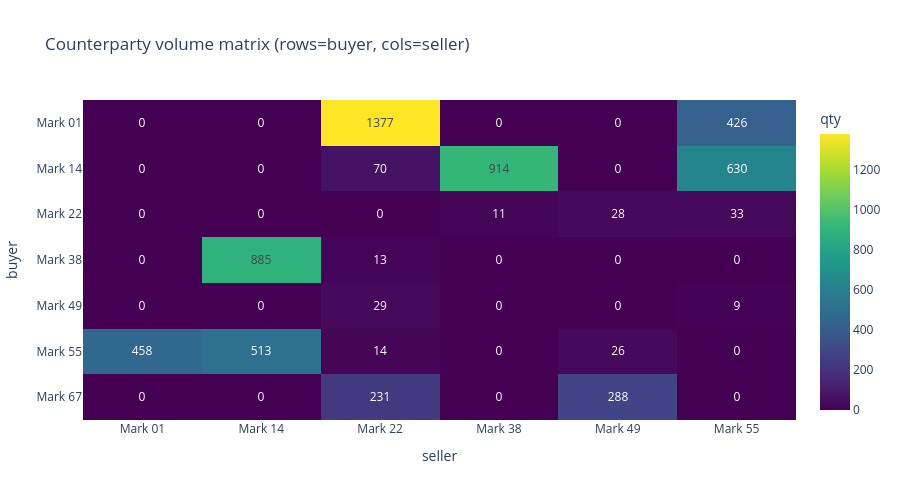

Notebook source saved alongside this figure:
### Markdown cell above
### 2. Bot 之间的对手矩阵

对每对 (buyer, seller) 统计成交次数 / 总量。可以看出哪些 bot 经常作为彼此对手 — 暗示策略层的耦合关系。

### Code cell
matrix = (
    trades.group_by(['buyer', 'seller']).agg([pl.len().alias('n'), pl.col('quantity').sum().alias('qty')])
)
import pandas as pd
pivot_qty = matrix.to_pandas().pivot(index='buyer', columns='seller', values='qty').fillna(0)
fig = px.imshow(
    pivot_qty, text_auto=True, aspect='auto', color_continuous_scale='Viridis',
    labels=dict(x='seller', y='buyer', color='qty'),
    title='Counterparty volume matrix (rows=buyer, cols=seller)',
)
fig.update_layout(height=500)
fig.show()

### Figure 1 — Plotly figure (JSON) as saved in the notebook; plotly's stock layout.template omitted (floating-point values rounded to 4 significant figures)
{"data": [{"coloraxis": "coloraxis", "hovertemplate": "seller: %{x}<br>buyer: %{y}<br>qty: %{z}<extra></extra>", "name": "0", "texttemplate": "%{z}", "type": "heatmap", "x": ["Mark 01", "Mark 14", "Mark 22", "Mark 38", "Mark 49", "Mark 55"], "xaxis": "x", "y": ["Mark 01", "Mark 14", "Mark 22", "Mark 38", "Mark 49", "Mark 55", "Mark 67"], "yaxis": "y", "z": [[0.0, 0.0, 1377.0, 0.0, 0.0, 426.0], [0.0, 0.0, 70.0, 914.0, 0.0, 630.0], [0.0, 0.0, 0.0, 11.0, 28.0, 33.0], [0.0, 885.0, 13.0, 0.0, 0.0, 0.0], [0.0, 0.0, 29.0, 0.0, 0.0, 9.0], [458.0, 513.0, 14.0, 0.0, 26.0, 0.0], [0.0, 0.0, 231.0, 0.0, 288.0, 0.0]]}], "layout": {"coloraxis": {"colorbar": {"title": {"text": "qty"}}, "colorscale": [[0, "#440154"], [0.1111, "#482878"], [0.2222, "#3e4989"], [0.3333, "#31688e"], [0.4444, "#26828e"], [0.5556, "#1f9e89"], [0.6667, "#35b779"], [0.7778, "#6ece58"], [0.8889, "#b5de2b"], [1, "#fde725"]]}, "height": 500, "title": {"text": "Counterparty volume matrix (rows=buyer, cols=seller)"}, "xaxis": {"anchor": "y", "domain": [0, 1], "title": {"text": "seller"}}, "yaxis": {"anchor": "x", "autorange": "reversed", "domain": [0, 1], "title": {"text": "buyer"}}}}
